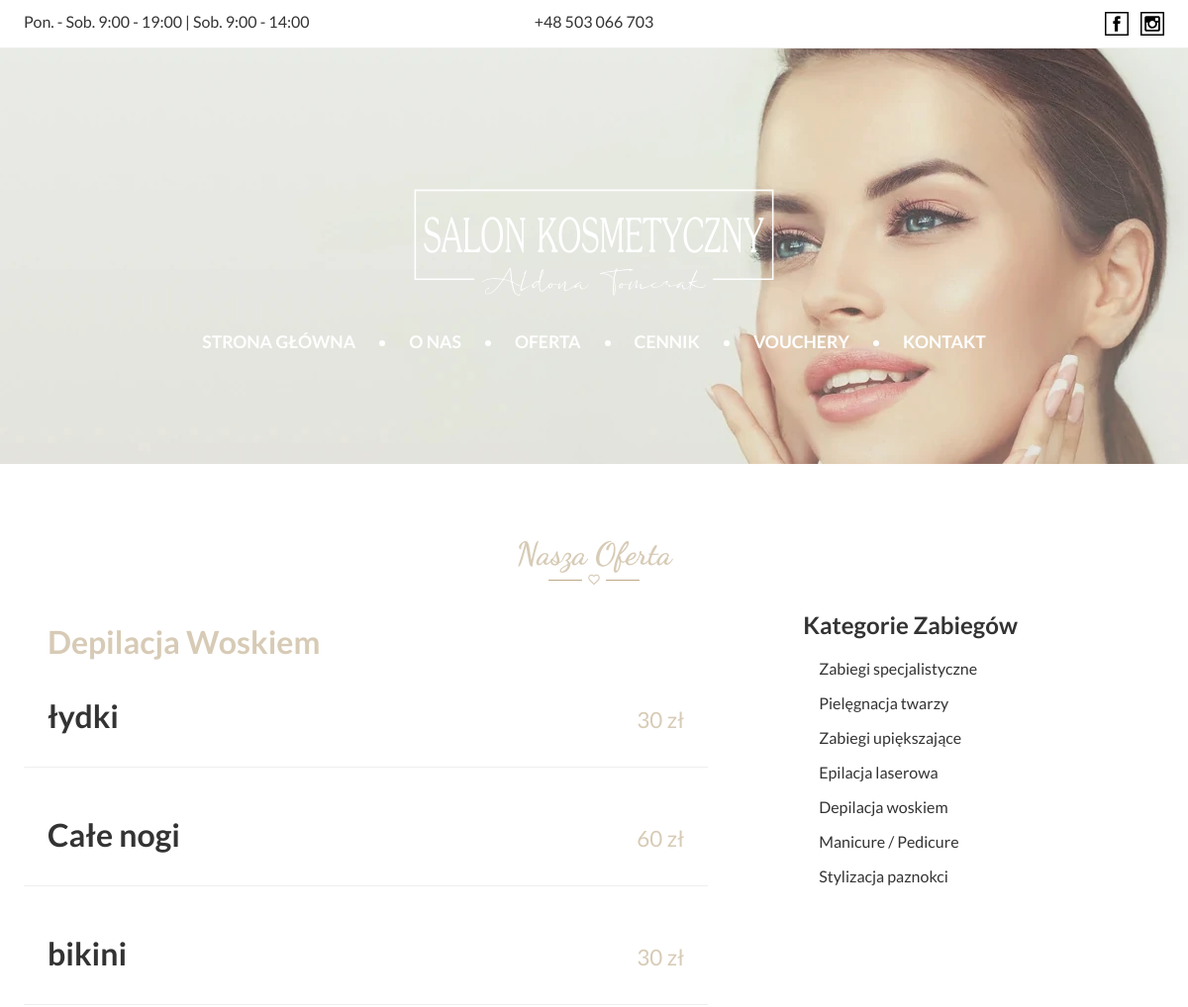
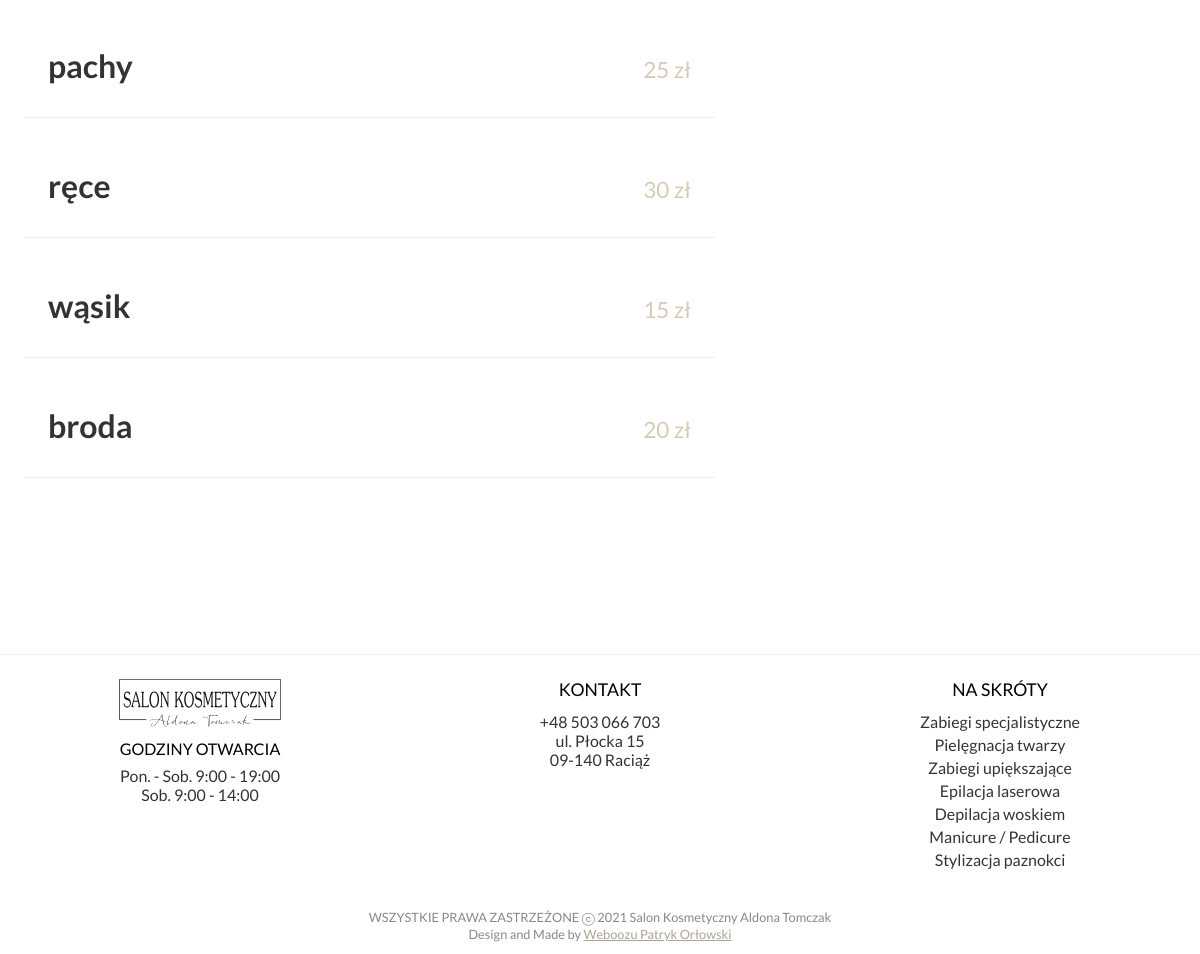
The app's page /oferta.php?kategoria=depilacja_woskiem with its own data (2 pictures, top to bottom).
### tables this page shows
CREATE TABLE `treatments` (
  `id` int(11) NOT NULL,
  `name` text NOT NULL,
  `slug` varchar(125) NOT NULL,
  `label` text DEFAULT NULL,
  `description` text DEFAULT NULL,
  `image` varchar(125) DEFAULT NULL,
  `price` text NOT NULL,
  `duration` varchar(10) DEFAULT NULL,
  `category` varchar(125) NOT NULL
);

### display_treatments.php (the view, shortened to what this page needs)
<?php
    $category = $_GET['kategoria'];
    $sql = "SELECT name, label, description, price, duration, slug FROM treatments WHERE category LIKE '$category'";
    $result = $conn->query($sql);
    if ($result->num_rows > 0) {
    while($row = $result->fetch_assoc()) {
        echo '<div class="elem">';
        echo '<div class="header-sect">';
        echo '<h1>'.$row['name'].'</h1> <span class="price">'.$row['price'].'</span>';
        echo '</div>';
        echo '</div>';
    }
    } else {
        echo "Ups.. Coś poszło nie tak :(";
    }
?>

### assets/css/main-1.01.css (style rules this page uses)
* { -webkit-box-sizing: border-box; box-sizing: border-box; padding: 0; margin: 0; font-family: 'Lato', sans-serif; }
body { max-width: 1920px; margin: 0 auto; color: #333; -webkit-animation: .5s fadeIn; animation: .5s fadeIn; }
main .offer-wrapper .wrapper .wrapper-content .elem { padding: 24px; border-bottom: 1px solid #eee; margin-bottom: 24px; }
main .offer-wrapper .wrapper .wrapper-content .elem .header-sect { display: -webkit-box; display: -ms-flexbox; display: flex; -webkit-box-align: center; -ms-flex-align: center; align-items: center; -webkit-box-pack: justify; -ms-flex-pack: justify; justify-content: space-between; }
main .offer-wrapper .wrapper .wrapper-content .elem .header-sect h1 { display: block; padding-bottom: 8px; max-width: 70%; }
main .offer-wrapper .wrapper .wrapper-content .elem .header-sect .price { color: #D7CBB6; font-size: 1.4rem; display: block; margin-left: 24px; }

### records on screen
treatments: name "łydki", price "30 zł"
treatments: name "Całe nogi", price "60 zł"
treatments: name "bikini", price "30 zł"
treatments: name "pachy", price "25 zł"
treatments: name "ręce", price "30 zł"
treatments: name "wąsik", price "15 zł"
treatments: name "broda", price "20 zł"

### other values on screen
$category "Depilacja Woskiem"
